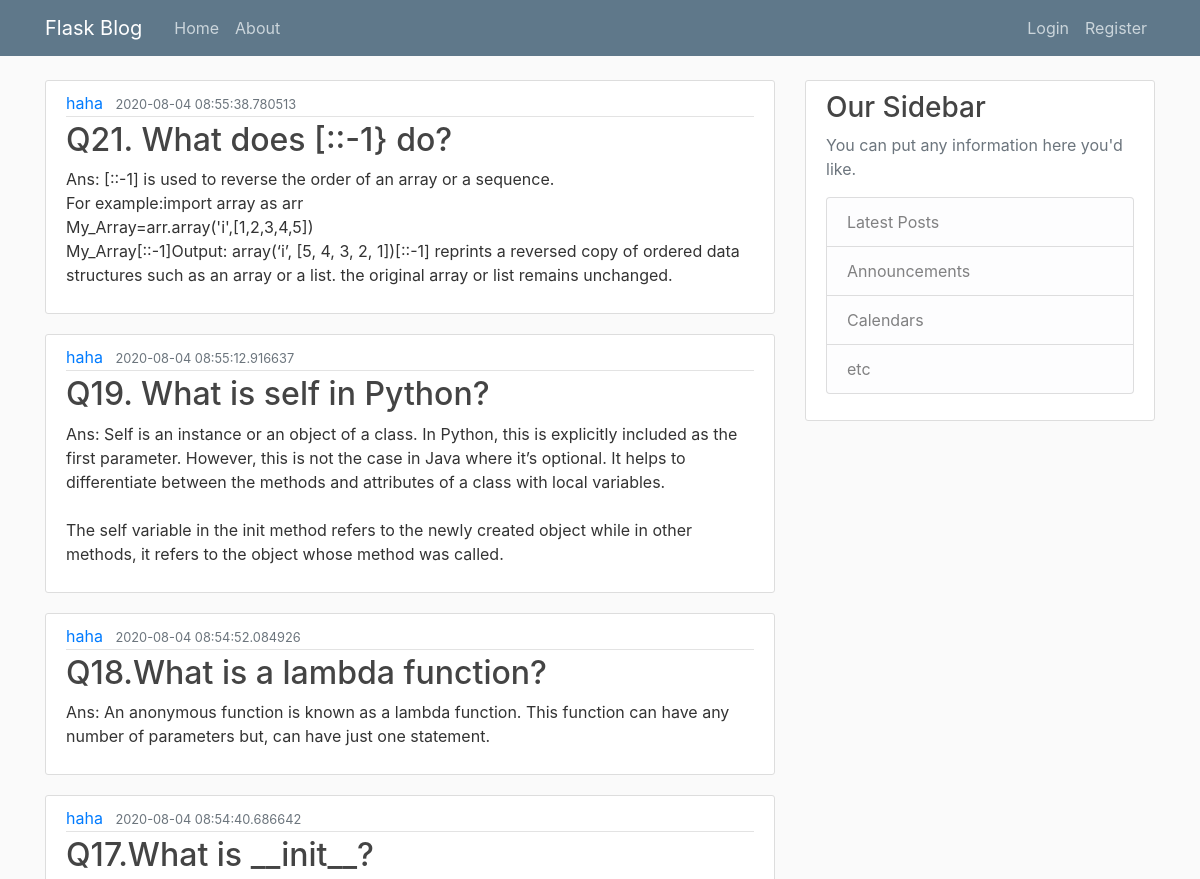
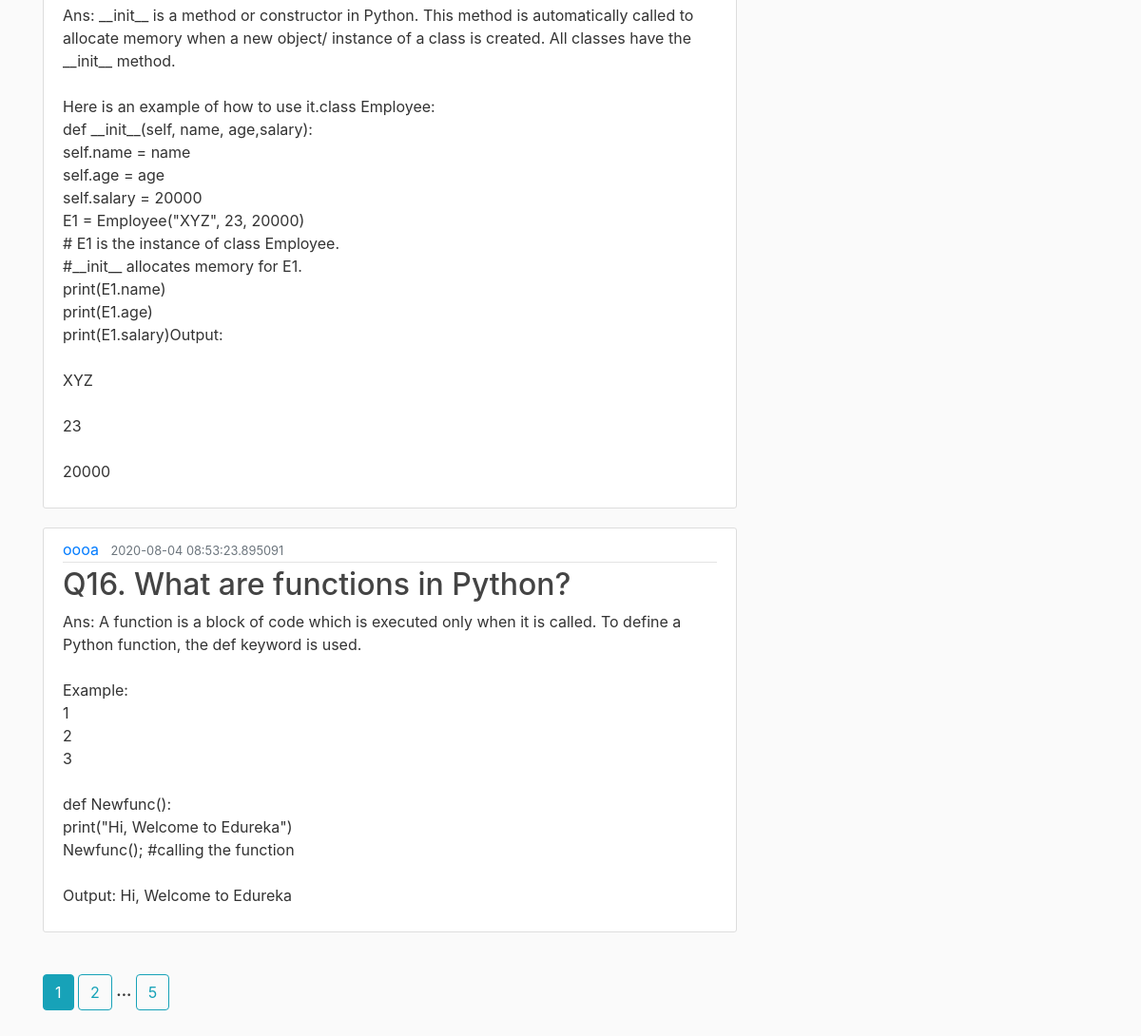
The page /home on the database its author committed (2 pictures, top to bottom).
### blogflask/models.py (models this page shows, shortened)
class User(db.Model, UserMixin):
    id = db.Column(db.Integer, primary_key=True)
    username = db.Column(db.String(20), unique=True, nullable=False)
    email = db.Column(db.String(120), unique=True, nullable=False)
    image_file = db.Column(db.String(20), nullable=False, default='default.jpg')
    passwords = db.Column(db.String(20), nullable=False)
    posts = db.relationship('Post', backref='author', lazy=True)

class Post(db.Model):
    id = db.Column(db.Integer, primary_key=True)
    title = db.Column(db.String(100), nullable=False)
    date_posted = db.Column(db.DateTime, nullable=False, default=datetime.utcnow)
    content = db.Column(db.Text, nullable=False)
    user_id = db.Column(db.Integer, db.ForeignKey('user.id'), nullable=False)

### blogflask/router.py (the view)
@app.route('/')
@app.route('/home')
def home():
    page = request.args.get('page', 1, type=int)
    posts = Post.query.order_by(Post.date_posted.desc()).paginate(page=page, per_page=5)
    return render_template("home.html", posts=posts, title='Home', user=User())

### blogflask/templates/home.html
{% extends "layout.html" %}
{% block content %}
    {% for post in posts.items %}
        <article class="media content-section">
            <div class="media-body">
                <div class="article-metadata">
                    <a class="mr-2" href="{{ url_for('user_posts', user_id=user.query.get(post.user_id).id)}}">{{ user.query.get(post.user_id).username}}</a>
                    <small class="text-muted">{{ post.date_posted }}</small>
                </div>
                <h2><a class="article-title" href="#">{{ post.title }}</a></h2>
                <p class="article-content">{{ post.content }}</p>
            </div>
        </article>
    {% endfor %}
    <br>
    {% for page_num in posts.iter_pages(left_edge=1,right_edge=1,left_current=2,right_current=2) %}
        {% if page_num %}
            {% if posts.page==page_num %}
            <a class="btn btn-info btn-xs" href="{{ url_for('home' , page = page_num) }}">{{ page_num }}</a>
            {% else %}
                <a class="btn btn-outline-info btn-xs" href="{{ url_for('home' , page = page_num) }}">{{ page_num }}</a>
            {% endif %}
            {% else %}
            <b>...</b>
        {% endif %}
    {% endfor %}
{% endblock content %}

### blogflask/static/main.css (style rules this page uses)
body { background: #fafafa; color: #333333; margin-top: 5rem; }
h1, h2, h3, h4, h5, h6 { color: #444444; }
.content-section { background: #ffffff; padding: 10px 20px; border: 1px solid #dddddd; border-radius: 3px; margin-bottom: 20px; }
.article-title { color: #444444; }
.article-content { white-space: pre-line; }
.article-metadata { padding-bottom: 1px; margin-bottom: 4px; border-bottom: 1px solid #e3e3e3 }

### rows shown on the page
Post: date_posted "2020-08-04 08:55:38.780513", title "Q21. What does [::-1} do?", content "Ans: [::-1] is used to reverse the order of an array or a sequence. For example:import array as arr My_Array=arr.array('i',[1,2,3,4,5]) My_Array[::-1]Output: array(‘i’, [5, 4, 3, 2, 1])[::-1] reprints a reversed copy of ordered data structures such as an array or a list. the original array or list remains unchanged."
User: query.get "haha"
Post: date_posted "2020-08-04 08:55:12.916637", title "Q19. What is self in Python?", content "Ans: Self is an instance or an object of a class. In Python, this is explicitly included as the first parameter. However, this is not the case in Java where it’s optional. It helps to differentiate between the methods and attributes of a class with local variables. The self variable in the init method refers to the newly created object while in other methods, it refers to the object whose method was called."
Post: date_posted "2020-08-04 08:54:52.084926", title "Q18.What is a lambda function?", content "Ans: An anonymous function is known as a lambda function. This function can have any number of parameters but, can have just one statement."
Post: date_posted "2020-08-04 08:54:40.686642", title "Q17.What is __init__?", content "Ans: __init__ is a method or constructor in Python. This method is automatically called to allocate memory when a new object/ instance of a class is created. All classes have the __init__ method. Here is an example of how to use it.class Employee: def __init__(self, name, age,salary): self.name = name self.age = age self.salary = 20000 E1 = Employee(\"XYZ\", 23, 20000) # E1 is the instance of class Employee. #__init__ allocates memory for E1. print(E1.name) print(E1.age) print(E1.salary)Output: XYZ 23 20000"
Post: date_posted "2020-08-04 08:53:23.895091", title "Q16. What are functions in Python?", content "Ans: A function is a block of code which is executed only when it is called. To define a Python function, the def keyword is used. Example: 1 2 3 def Newfunc(): print(\"Hi, Welcome to Edureka\") Newfunc(); #calling the function Output: Hi, Welcome to Edureka"
User: query.get "oooa"

### other values the page prints
{{ page_num }} "1"
{{ page_num }} "2" "5"
